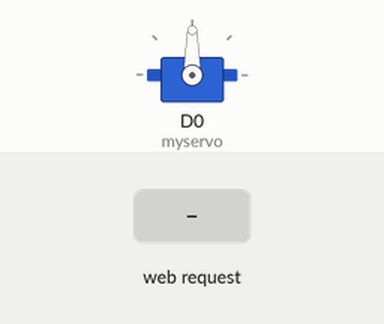
Simulated run of this sketch. Board: ESP8266 (NodeMCU). Shown: servo. Inputs (shaded band) come from the test bench. WiFi joins after 1.5 s; servers stay silent unless stated; what the sketch prints to the serial monitor is not drawn.

Above: at 2.7 s.
2.8 s: HTTP request GET /Dustbin=Close received
At 4.1 s:
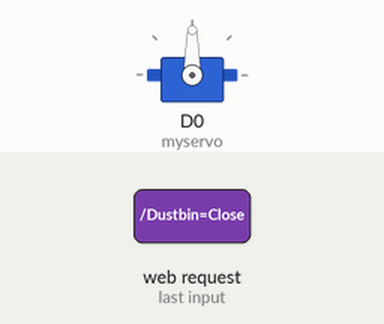
4.4 s: HTTP request GET /Dustbin=Open received
At 4.8 s:
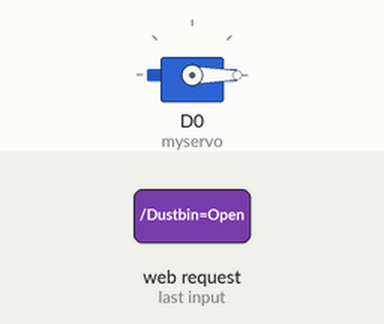
Timing chart, 0 to 7.4 s (numbered marks = the images above; inputs shaded):
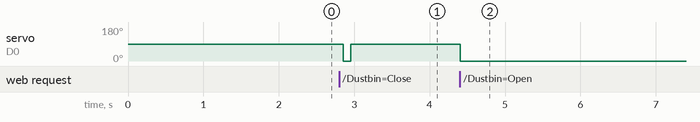

The sketch:

node_mcu_health_firebase.ino
```cpp
#include <FirebaseArduino.h>
#include <ArduinoJson.h>
#include <ESP8266WiFi.h>
#include <Servo.h>

int pos, distance;
String Position, data;
Servo myservo;
#define FIREBASE_HOST "health-monitoring-f9b78.firebaseio.com"
#define FIREBASE_AUTH "MH2jvXhwefvaqvOkdGBpnUFQo2WwbBigSzRETZPH"
const char* ssid = "Pantech Thillainagar";    //  Your Wi-Fi Name
const char* password = "pantechtry";   // Wi-Fi Password
WiFiServer server(80); // server 80 used for Input-Output purpose

 void setup()
{
  myservo.attach(D0);
  Serial.begin(115200); //Default Baudrate
  Serial.print("Connecting to the Newtork");
  WiFi.begin(ssid, password);  //connect to wifi
  Firebase.begin(FIREBASE_HOST, FIREBASE_AUTH);
    while (WiFi.status() != WL_CONNECTED)
    {
    delay(500);
    Serial.print(".");
    }
  Serial.println("WiFi connected");
  server.begin();  // Starts the Server
  Serial.println("Server started");
  Serial.print("IP Address of network: "); // will IP address on Serial Monitor
  Serial.println(WiFi.localIP());
  Serial.println("/");
}

void loop() {
data =1000;
Firebase.setString("distance: ",data);
/*{
 while(Serial.available()) {
  String data = Serial.readStringUntil('\n');
  Serial.println(data);
  Firebase.setString("distance: ",data);
 }
 /*if (data != "") {
   int distance = data.toInt();
   Serial.println(data);
   Firebase.setString("distance: ",data);
   distance = data.toInt();
   } */

  WiFiClient client = server.available();
  if (!client)
  {
    return;
  }
 // Serial.println("Waiting for new client");
  while(!client.available())
  {
    delay(1);
  }


  String request = client.readStringUntil('\n'); //reads the first line of request
  //Serial.println(request);
  //client.flush(); //erase other lines
  if(request.indexOf("/Dustbin=Close") != -1)
  {
    for (pos = 0; pos <= 90; pos += 90) { // goes from 0 degrees to 180 degrees
    // in steps of 1 degree
    myservo.write(pos);              // tell servo to go to position in variable 'pos'
    delay(100);
    Serial.println("close");
   }
  }
  if(request.indexOf("/Dustbin=Open") != -1)
  {
    for (pos = 90; pos >= 0; pos -= 90) { // goes from 180 degrees to 0 degrees
    myservo.write(pos);              // tell servo to go to position in variable 'pos'
    Serial.println("open");// waits 15ms for the servo to reach the position
  }
}


//*------------------HTML Page Code---------------------*//

  client.println("HTTP/1.1 200 OK");
  client.println("Content-Type: text/html");
  client.println("");
  client.println("<!DOCTYPE HTML>");
  client.println("<html>");
  client.print(" Dustbin Level: ");
  distance = data.toInt();
  if(distance>20)
  {
    client.print("EMPTY");
  }
  if(distance<=20&&distance>15)
  {
    client.print("LOW");
  }
  if(distance<=10&&distance>5)
  {
    client.print("MIDDLE");
  }
  if(distance<=5)
  {
    client.print("FULL");
  }
  client.println("<br><br>");
  client.println("<a href=\"/Dustbin=Close\"\"><button>CLOSE</button></a>");
  client.println("<a href=\"/Dustbin=Open\"\"><button>OPEN</button></a><br />");
  client.println("</html>");
  delay(1);
  Serial.println("Client disonnected");
  Serial.println("");

}
```

Measured:
- after the input at 2.8 s, servo on D0 (myservo): 90° → 0° after 0.06 s, → 90° 0.10 s later
- after the input at 4.4 s, servo on D0 (myservo): 90° → 0° at once
